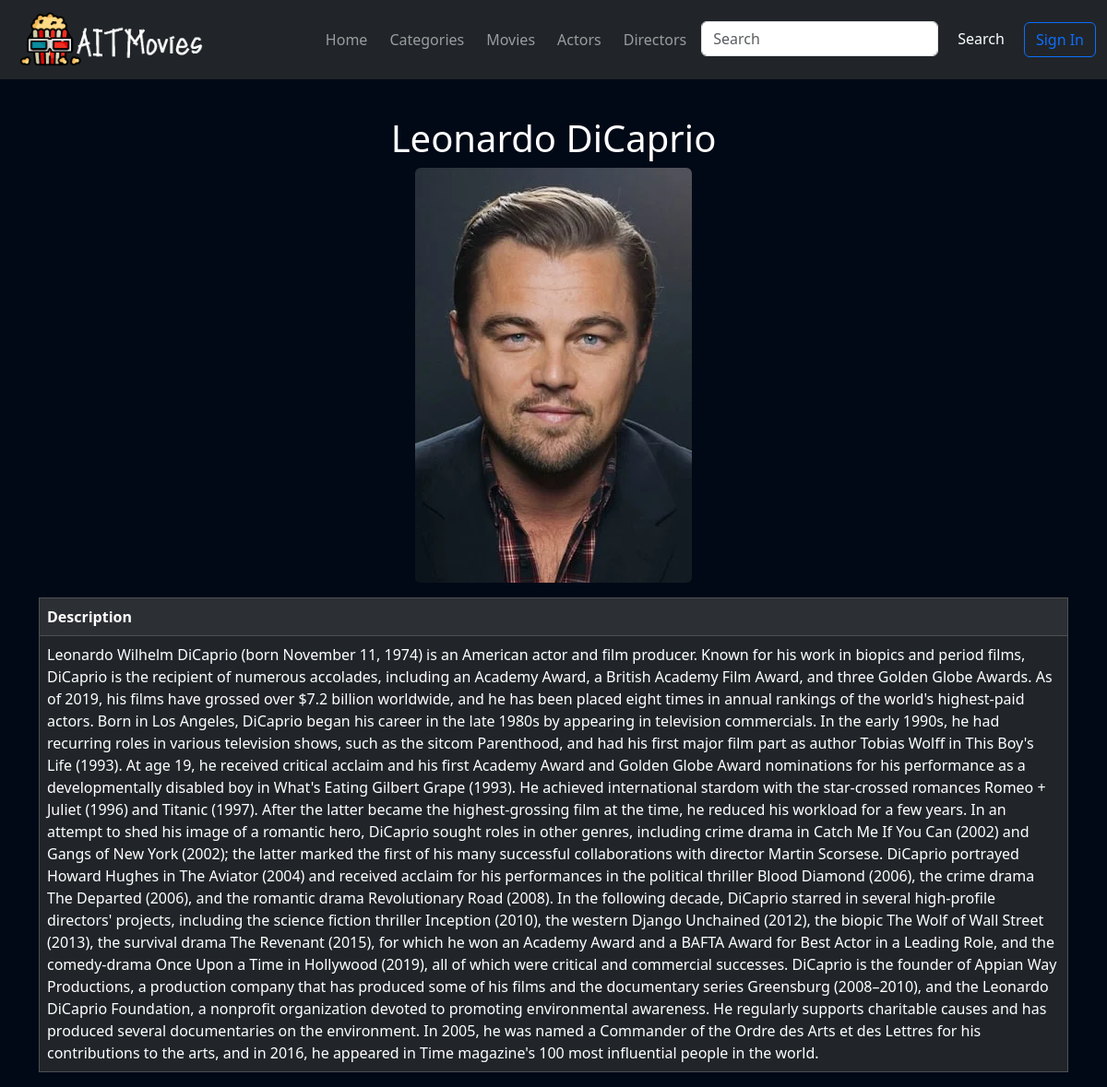
Screenshot of /actor_profile.php?actorid=1 with the database file from the repository.
### tables this page shows
CREATE TABLE `actors` (
  `actorid` int(11) NOT NULL,
  `fname` varchar(255) NOT NULL,
  `lname` varchar(255) NOT NULL,
  `gender` varchar(15) NOT NULL,
  `description` text NOT NULL,
  `movie1` varchar(255) NOT NULL,
  `movie2` varchar(255) NOT NULL,
  `movie3` varchar(255) NOT NULL,
  `photo` varchar(255) NOT NULL
);

### actor_profile.php (the view, shortened to what this page needs)
<!DOCTYPE html>
<html lang="en">
<head>
    <link href="https://cdn.jsdelivr.net/npm/bootstrap@5.3.3/dist/css/bootstrap.min.css" rel="stylesheet">
</head>
<body>
    <?php
    include 'navbar.php';
    include 'db_connect.php';
    $actorId = $_GET['actorid'] ?? '';
    $actorQuery = "SELECT * FROM actors WHERE actorid = ?";
    $actorStmt = $conn->prepare($actorQuery);
    $actorStmt->bind_param("i", $actorId);
    $actorStmt->execute();
    $actorResult = $actorStmt->get_result();
    $actor = $actorResult->fetch_assoc();
    if ($actor) {
        ?>
        <div class="container mt-5">
            <h1 class="text-center text-white"><?= htmlspecialchars($actor['fname']) ?> <?= htmlspecialchars($actor['lname']) ?></h1>
            <div class="row justify-content-center">
                <div class="col-md-6 col-lg-4 d-flex justify-content-center">
                    <img src="<?= htmlspecialchars($actor['photo']) ?>" class="img-fluid rounded" alt="Actor Image">
                </div>
            </div>
            <div class="row mt-3">
                    <div class="table-responsive">
                        <table class="table table-dark table-striped table-bordered w-100">
                            <tbody>
                                <tr>
                                    <th>Description</th>
                                </tr>
                                <tr>
                                    <td><?= htmlspecialchars($actor['description']) ?></td>
                                </tr>
                            </tbody>
                        </table>
                    </div>
            </div>
        </div>
    <?php
    } else {
        echo "<p>Actor not found.</p>";
    }
    ?>
</body>
</html>

### style.css (style rules this page uses)
body { padding-top: 78px; background-color: #020916; }

### rows the page displays
actors: fname "Leonardo", lname "DiCaprio", photo (picture), description "Leonardo Wilhelm DiCaprio (born November 11, 1974) is an American actor and film producer. Known for his work in biopics and period films, DiCaprio is the recipient of numerous accolades, including an Academy Award, a British Academy Film Award, and three Golden Globe Awards. As of 2019, his films have grossed over $7.2 billion worldwide, and he has been placed eight times in annual rankings of the world's highest-paid actors. Born in Los Angeles, DiCaprio began his career in the late 1980s by appearing in television commercials. In the early 1990s, he had recurring roles in various television shows, such as the sitcom Parenthood, and had his first major film part as author Tobias Wolff in…"
